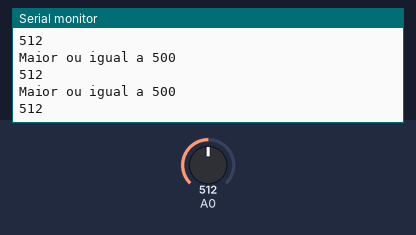
The sketch below on a simulated Arduino Uno, built with avr-gcc and run on an emulated ATmega328P. Parts: the last lines printed to the serial monitor. The inputs (shaded band) are chosen by the test bench; at power-on: A0 = 512.

Above: at 1.3 s.
1.4 s: A0 set to 490
At 1.82 s:
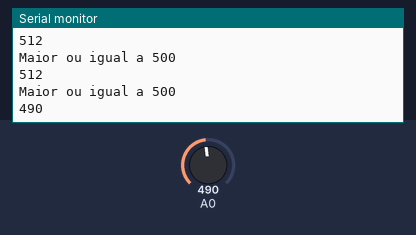
4.0 s: A0 set to 510
At 4.32 s:
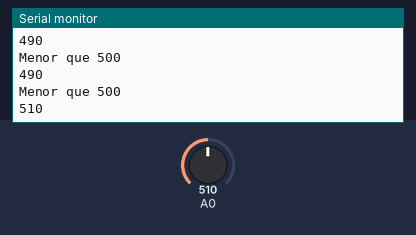
Timing chart, 0 to 7.0 s (numbered marks = the images above; inputs shaded):
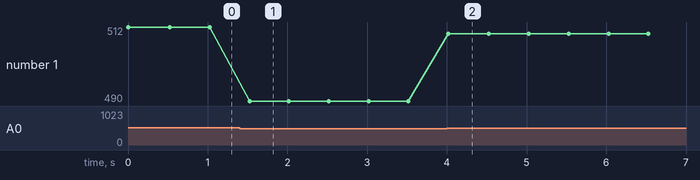

Measured:
- after the input at 1.4 s, the serial monitor: prints a new line after 0.12 s (image 1)
- after the input at 4.0 s, the serial monitor: prints a new line at once (image 2)
- plotted number 1: 512 → 490 after the input at 1.4 s, 490 → 510 after the input at 4.0 s

The sketch:

script_exercicioI.ino
```cpp
int valorIR;

void setup() {
	Serial.begin(9600);
}

void loop() {
	valorIR = analogRead(A0);
		Serial.println(valorIR);
	delay(500);

	if(valorIR < 500) {
		Serial.println("Menor que 500");
	}
	else{
		Serial.println("Maior ou igual a 500");
	}
}
```
